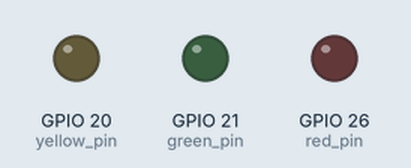
This program was run on a simulated Raspberry Pi (BCM pin numbers). Parts: output pins drawn as LEDs (lit = HIGH). At 5.0 s the program stops and its outputs stay as they are.

Above: at 0.1 s.
At 5.1 s:
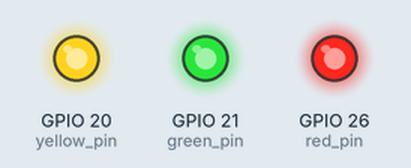
Timing chart, 0 to 6.5 s (numbered marks = the images above):
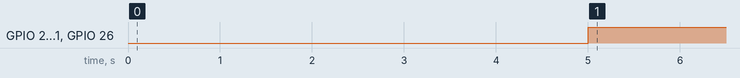

Measured:
- by itself, GPIO 20 (yellow_pin), GPIO 21 (green_pin), GPIO 26 (red_pin): LOW → HIGH at 5.0 s

The program:

test.py
```python
import RPi.GPIO as GPIO
import time

GPIO.setmode(GPIO.BCM)
red_pin=26
yellow_pin=20
green_pin=21

# Set up GPIO pins
GPIO.setup(red_pin, GPIO.OUT)
GPIO.setup(yellow_pin, GPIO.OUT)
GPIO.setup(green_pin, GPIO.OUT)

# Initialize all pins to OFF
GPIO.output(red_pin, GPIO.HIGH)
GPIO.output(yellow_pin, GPIO.HIGH)
GPIO.output(green_pin, GPIO.HIGH)


# Turn all ON
# Initialize all pins to OFF
GPIO.output(red_pin, GPIO.LOW)
GPIO.output(yellow_pin, GPIO.LOW)
GPIO.output(green_pin, GPIO.LOW)

time.sleep(5)
# TUrn all back off
GPIO.output(red_pin, GPIO.HIGH)
GPIO.output(yellow_pin, GPIO.HIGH)
GPIO.output(green_pin, GPIO.HIGH)
```
